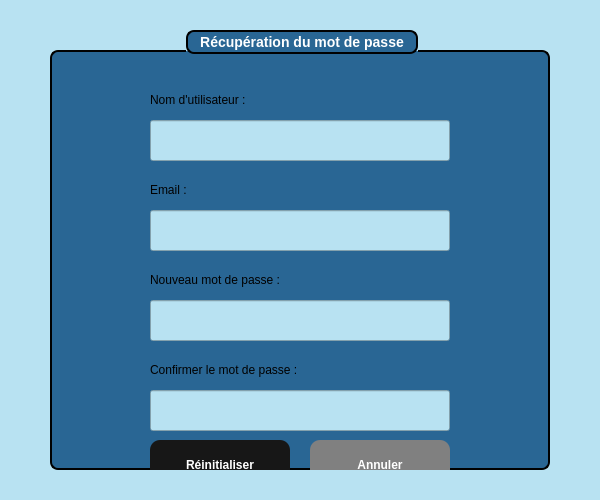
<?xml version="1.0" encoding="UTF-8"?>
<ui version="4.0">
 <class>ForgotPassword</class>
 <widget class="QDialog" name="ForgotPassword">
  <property name="geometry">
   <rect>
    <x>0</x>
    <y>0</y>
    <width>600</width>
    <height>500</height>
   </rect>
  </property>
  <property name="windowTitle">
   <string>Mot de passe oublié</string>
  </property>
  <property name="styleSheet">
   <string notr="true">background-color: rgb(184, 226, 242);</string>
  </property>
  <widget class="QGroupBox" name="groupBox">
   <property name="geometry">
    <rect>
     <x>50</x>
     <y>30</y>
     <width>500</width>
     <height>440</height>
    </rect>
   </property>
   <property name="styleSheet">
    <string notr="true">QGroupBox {
    background-color: rgb(41, 102, 148);   /* blue background */
    border: 2px solid black;               /* black border, 2px wide */
    border-radius: 8px;                    /* rounded corners */
    margin-top: 20px;                      /* space for the title */
    color: white;                          /* title text color */
    font-weight: bold;
    font-size: 14px;
}

QGroupBox::title {
 border: 2px solid black;               /* black border, 2px wide */
    border-radius: 8px;     
background-color: rgb(41, 102, 148);
    subcontrol-origin: margin;
    subcontrol-position: top center;       /* title centered */
    padding: 2px 10px;
}</string>
   </property>
   <property name="title">
    <string>Récupération du mot de passe</string>
   </property>
   <widget class="QLabel" name="label_username">
    <property name="geometry">
     <rect>
      <x>100</x>
      <y>60</y>
      <width>300</width>
      <height>20</height>
     </rect>
    </property>
    <property name="styleSheet">
     <string notr="true">background-color: rgb(41, 102, 148);</string>
    </property>
    <property name="text">
     <string>Nom d'utilisateur :</string>
    </property>
   </widget>
   <widget class="QLineEdit" name="lineEdit_username">
    <property name="geometry">
     <rect>
      <x>100</x>
      <y>90</y>
      <width>300</width>
      <height>41</height>
     </rect>
    </property>
    <property name="styleSheet">
     <string notr="true">color: rgb(0, 0, 0);</string>
    </property>
   </widget>
   <widget class="QLabel" name="label_email">
    <property name="geometry">
     <rect>
      <x>100</x>
      <y>150</y>
      <width>300</width>
      <height>20</height>
     </rect>
    </property>
    <property name="styleSheet">
     <string notr="true">background-color: rgb(41, 102, 148);</string>
    </property>
    <property name="text">
     <string>Email :</string>
    </property>
   </widget>
   <widget class="QLineEdit" name="lineEdit_email">
    <property name="geometry">
     <rect>
      <x>100</x>
      <y>180</y>
      <width>300</width>
      <height>41</height>
     </rect>
    </property>
    <property name="styleSheet">
     <string notr="true">color: rgb(0, 0, 0);</string>
    </property>
   </widget>
   <widget class="QLabel" name="label_new_password">
    <property name="geometry">
     <rect>
      <x>100</x>
      <y>240</y>
      <width>300</width>
      <height>20</height>
     </rect>
    </property>
    <property name="styleSheet">
     <string notr="true">background-color: rgb(41, 102, 148);</string>
    </property>
    <property name="text">
     <string>Nouveau mot de passe :</string>
    </property>
   </widget>
   <widget class="QLineEdit" name="lineEdit_new_password">
    <property name="geometry">
     <rect>
      <x>100</x>
      <y>270</y>
      <width>300</width>
      <height>41</height>
     </rect>
    </property>
    <property name="styleSheet">
     <string notr="true">color: rgb(0, 0, 0);</string>
    </property>
    <property name="echoMode">
     <enum>QLineEdit::Password</enum>
    </property>
   </widget>
   <widget class="QLabel" name="label_confirm_password">
    <property name="geometry">
     <rect>
      <x>100</x>
      <y>330</y>
      <width>300</width>
      <height>20</height>
     </rect>
    </property>
    <property name="styleSheet">
     <string notr="true">background-color: rgb(41, 102, 148);</string>
    </property>
    <property name="text">
     <string>Confirmer le mot de passe :</string>
    </property>
   </widget>
   <widget class="QLineEdit" name="lineEdit_confirm_password">
    <property name="geometry">
     <rect>
      <x>100</x>
      <y>360</y>
      <width>300</width>
      <height>41</height>
     </rect>
    </property>
    <property name="styleSheet">
     <string notr="true">color: rgb(0, 0, 0);</string>
    </property>
    <property name="echoMode">
     <enum>QLineEdit::Password</enum>
    </property>
   </widget>
   <widget class="QPushButton" name="pushButton_reset">
    <property name="geometry">
     <rect>
      <x>100</x>
      <y>410</y>
      <width>140</width>
      <height>50</height>
     </rect>
    </property>
    <property name="styleSheet">
     <string notr="true">#pushButton_reset {
    font-family: Arial, Helvetica, sans-serif;
    font-weight: bold;
    color: white;
    background-color: #171717;
    padding: 10px 20px;
    border: none;
    border-radius: 10px;
}

#pushButton_reset:hover {
    background-color: #0c66ed; /* hover effect */
}

#pushButton_reset:pressed {
    background-color: #094bb0; /* pressed effect */
}</string>
    </property>
    <property name="text">
     <string>Réinitialiser</string>
    </property>
   </widget>
   <widget class="QPushButton" name="pushButton_cancel">
    <property name="geometry">
     <rect>
      <x>260</x>
      <y>410</y>
      <width>140</width>
      <height>50</height>
     </rect>
    </property>
    <property name="styleSheet">
     <string notr="true">#pushButton_cancel {
    font-family: Arial, Helvetica, sans-serif;
    font-weight: bold;
    color: white;
    background-color: #808080;
    padding: 10px 20px;
    border: none;
    border-radius: 10px;
}

#pushButton_cancel:hover {
    background-color: #606060; /* hover effect */
}

#pushButton_cancel:pressed {
    background-color: #404040; /* pressed effect */
}</string>
    </property>
    <property name="text">
     <string>Annuler</string>
    </property>
   </widget>
  </widget>
 </widget>
 <resources/>
 <connections/>
</ui>
